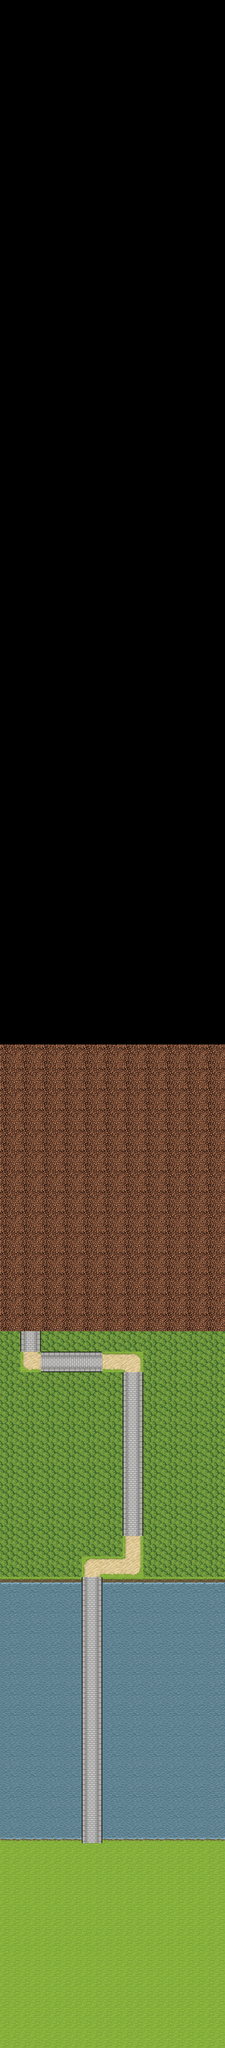

A level layout from a 2D game, rendered from its tile map. Below: a short description, then the map file with tile-grid data replaced by summaries:
An orthogonal 11x100 tile map with 48x48 px tiles, 1 tile layer (Tile Layer 1), 2 tilesets.

<map version="1.5" tiledversion="1.6.0" orientation="orthogonal" renderorder="right-down" width="11" height="100" tilewidth="48" tileheight="48" infinite="0" nextlayerid="2" nextobjectid="1">
 <properties>
  <property name="ScaleMap--Scrolling--Y" type="bool" value="true" />
 </properties>
 <tileset firstgid="1" source="pipo-map001.tsx" />
 <tileset firstgid="137" source="pipo-map001_at.tsx" />
 <layer id="1" name="Tile Layer 1" width="11" height="100">
  <data>[1100 cells, 539 non-empty, 13 distinct tile ids]</data>
 </layer>
</map>
